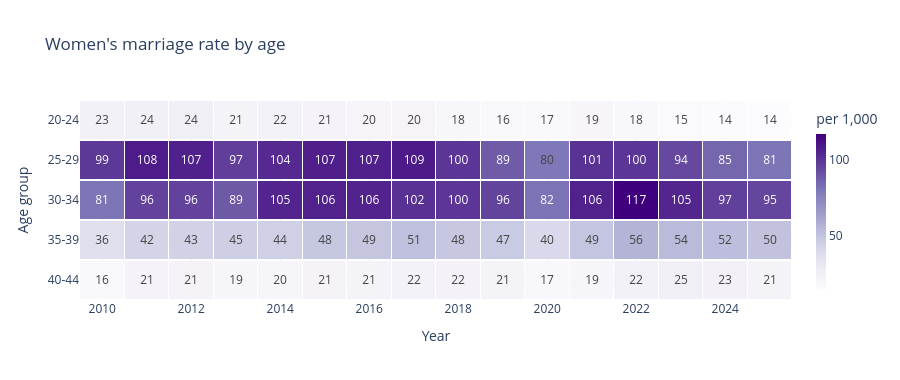

Notebook source saved alongside this figure:
### Markdown cell above
## Figure 1 — Women's marriage rate by age

### Code cell
z = s[list(RATES)].dropna(how="all").T

fig = go.Figure(go.Heatmap(
    z=z.values,
    x=z.columns,
    y=list(RATES.values()),
    colorscale="Purples",
    xgap=1, ygap=2,
    text=np.round(z.values, 0),
    texttemplate="%{text:.0f}",
    colorbar=dict(title="per 1,000", thickness=10),
    hovertemplate="Age %{y}, %{x}: %{z:.1f}<extra></extra>"
))
fig.update_layout(
    title="Women's marriage rate by age",
    template="plotly_white",
    height=380
)
fig.update_yaxes(autorange="reversed", title_text="Age group")
fig.update_xaxes(title_text="Year")
fig.show()

### Figure 1 — Plotly figure (JSON) as saved in the notebook; plotly's stock layout.template omitted (floating-point values rounded to 4 significant figures)
{"data": [{"colorbar": {"thickness": 10, "title": {"text": "per 1,000"}}, "colorscale": [[0, "rgb(252,251,253)"], [0.125, "rgb(239,237,245)"], [0.25, "rgb(218,218,235)"], [0.375, "rgb(188,189,220)"], [0.5, "rgb(158,154,200)"], [0.625, "rgb(128,125,186)"], [0.75, "rgb(106,81,163)"], [0.875, "rgb(84,39,143)"], [1, "rgb(63,0,125)"]], "hovertemplate": "Age %{y}, %{x}: %{z:.1f}<extra></extra>", "text": [[23.0, 24.0, 24.0, 21.0, 22.0, 21.0, 20.0, 20.0, 18.0, 16.0, 17.0, 19.0, 18.0, 15.0, 14.0, 14.0], [99.0, 108.0, 107.0, 97.0, 104.0, 107.0, 107.0, 109.0, 100.0, 89.0, 80.0, 101.0, 100.0, 94.0, 85.0, 81.0], [81.0, 96.0, 96.0, 89.0, 105.0, 106.0, 106.0, 102.0, 100.0, 96.0, 82.0, 106.0, 117.0, 105.0, 97.0, 95.0], [36.0, 42.0, 43.0, 45.0, 44.0, 48.0, 49.0, 51.0, 48.0, 47.0, 40.0, 49.0, 56.0, 54.0, 52.0, 50.0], [16.0, 21.0, 21.0, 19.0, 20.0, 21.0, 21.0, 22.0, 22.0, 21.0, 17.0, 19.0, 22.0, 25.0, 23.0, 21.0]], "texttemplate": "%{text:.0f}", "type": "heatmap", "x": [2010, 2011, 2012, 2013, 2014, 2015, 2016, 2017, 2018, 2019, 2020, 2021, 2022, 2023, 2024, 2025], "xgap": 1, "y": ["20-24", "25-29", "30-34", "35-39", "40-44"], "ygap": 2, "z": [[22.6, 23.5, 24.4, 21.3, 22.3, 20.9, 19.9, 19.8, 18.4, 16.4, 16.7, 18.8, 17.6, 15.3, 14.4, 13.7], [99.0, 108.0, 106.7, 97.4, 103.8, 107.2, 106.8, 108.8, 99.8, 88.6, 79.9, 100.9, 99.7, 93.9, 85.0, 80.9], [81.0, 96.0, 96.2, 89.2, 105.3, 106.5, 105.8, 101.6, 100.0, 95.5, 81.6, 106.4, 117.4, 104.9, 96.6, 94.9], [36.3, 42.4, 43.2, 44.6, 44.3, 48.2, 48.9, 51.2, 48.0, 46.8, 39.9, 49.0, 56.0, 53.6, 52.1, 50.2], [16.2, 20.7, 21.0, 19.4, 19.5, 21.1, 21.3, 22.4, 22.0, 21.4, 17.3, 19.2, 22.5, 24.9, 23.0, 21.2]]}], "layout": {"height": 380, "title": {"text": "Women's marriage rate by age"}, "xaxis": {"title": {"text": "Year"}}, "yaxis": {"autorange": "reversed", "title": {"text": "Age group"}}}}
